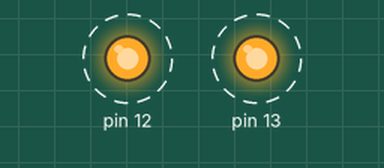
Simulated run of this sketch. Board: Arduino Uno, built with avr-gcc and run on an emulated ATmega328P. Shown: output pins drawn as LEDs (lit = HIGH). Dashed ring = blinking.

Above: at 0.2 s.
Timing chart, 0 to 3.0 s (numbered marks = the images above):
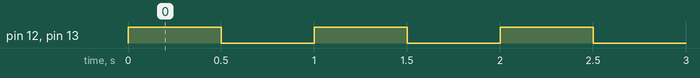

The sketch:

week07-2.ino
```cpp
//week07-2 arduino_blink
void setup() {
  pinMode(12,OUTPUT);
  pinMode(13,OUTPUT);
  // put your setup code here, to run once:

}

void loop() {
  // put your main code here, to run repeatedly:
  digitalWrite(12,HIGH);
  digitalWrite(13,HIGH);
  delay(500);
  digitalWrite(12,LOW);
  digitalWrite(13,LOW);
  delay(500);
}
```

Measured:
- by itself, pin 12, pin 13: alternates HIGH for 0.50 s and LOW for 0.50 s
